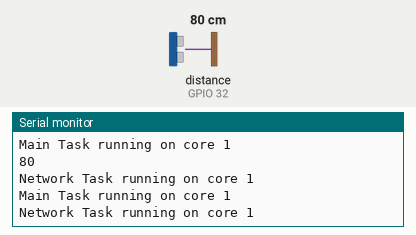
Simulated run of this sketch. Board: ESP32. Shown: the last lines printed to the serial monitor. Wiring (inferred from the names in the program): ultrasonic range finder: trigger GPIO 33; echo GPIO 32. The test bench sets the inputs (shaded band); at power-on: distance to the obstacle (sensor on GPIO 32) 80 cm. The echo pulse lasts 58.3 µs per cm; WiFi joins after 1.5 s; servers stay silent unless stated; no MQTT or app messages arrive unless stated.

Above: at 3.2 s.
3.3 s: distance to the obstacle (sensor on GPIO 32) set to 120 cm
At 3.78 s:
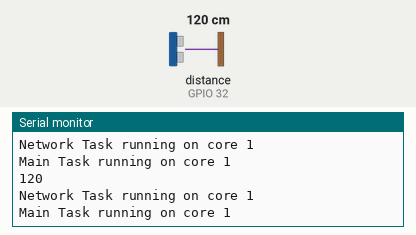
6.3 s: distance to the obstacle (sensor on GPIO 32) set to 2 cm
At 7.21 s:
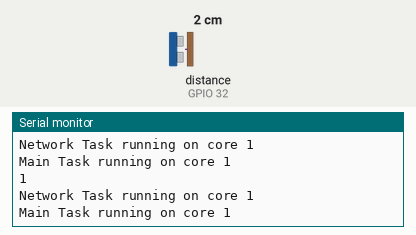
Timing chart, 0 to 9.3 s (numbered marks = the images above; inputs shaded):
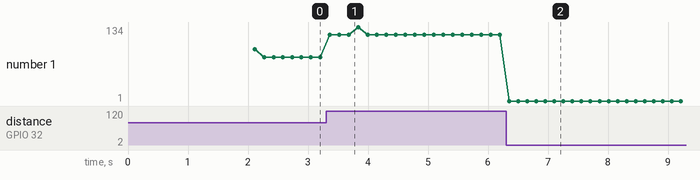

The sketch:

esp32_ultrasonic_mqtt.ino
```cpp
#include <WiFi.h>
#include <PubSubClient.h>

// WiFi Credential
const char *ssid = "idrussepti";
const char *password = "idrussepti";

// MQTT Credential
const char *mqtt_broker = "broker.hivemq.com";
const char *mqtt_username = "";
const char *mqtt_password = "";
const int mqtt_port = 1883;

#define trigPin 33
#define echoPin 32
long duration, distance;

// MQTT
WiFiClient espClient;
PubSubClient client(espClient);

// Task for GPS Dual Core
TaskHandle_t Task0;

void setup()
{
  Serial.begin(115200);
  wifiSetup();
  pinMode(trigPin, OUTPUT);
  pinMode(echoPin, INPUT);
  //create a task that will be executed in the Task1code() function, with priority 1 and executed on core 0
  xTaskCreatePinnedToCore(
    mqttTask,   /* Task function. */
    "Task0",     /* name of task. */
    10000,       /* Stack size of task */
    NULL,        /* parameter of the task */
    1,           /* priority of the task */
    &Task0,      /* Task handle to keep track of created task */
    1);          /* pin task to core 0 */
  delay(500);
}

// Network Task
void mqttTask( void * pvParameters ) {
  while (1) {
    Serial.print("Network Task running on core ");
    Serial.println(xPortGetCoreID());
    checkConnection();
    client.publish("esp32/distanceidrus24", (String(distance)+" CM").c_str());
    client.loop();
    delay(100);
  }
}

void loop() {
  Serial.print("Main Task running on core ");
  Serial.println(xPortGetCoreID());
  getDistance();
  delay(100);
}

void getDistance() {
  duration, distance;
  digitalWrite(trigPin, LOW);
  delayMicroseconds(2);
  digitalWrite(trigPin, HIGH);
  delayMicroseconds(10);
  digitalWrite(trigPin, LOW);
  duration = pulseIn(echoPin, HIGH);
  distance = (duration / 2) / 29.1;
  delay(50);
  Serial.println(distance);
}
```

network.ino
```cpp
void wifiSetup() {
  WiFi.begin(ssid, password);
  while (WiFi.status() != WL_CONNECTED) {
    delay(500);
    Serial.println("Connecting to WiFi..");
  }
  Serial.println("Connected to the Wi-Fi network");
  //   connecting to a mqtt broker
  client.setServer(mqtt_broker, mqtt_port);
  client.setCallback(callback);
  checkConnection();
  //  Publish and subscribe
  //  client.subscribe(sub_topic);

}

void checkConnection() {
  while (!client.connected()) {
    String client_id = "esp32-client-";
    client_id += String(WiFi.macAddress());
    Serial.printf("The client %s connects to the public MQTT broker\n", client_id.c_str());
    if (client.connect(client_id.c_str(), mqtt_username, mqtt_password)) {
      Serial.println("Broker connected");
    } else {
      Serial.print("failed with state ");
      Serial.print(client.state());
      delay(2000);
    }
    //    client.subscribe(sub_topic);
  }
}

void callback(char *topic, byte * payload, unsigned int length) {
  Serial.print("Message arrived in topic: ");
  Serial.println(topic);
  Serial.print("Message:");
  for (int i = 0; i < length; i++) {
    Serial.print((char) payload[i]);
  }
  Serial.println();
}
```

Measured:
- after the input at 3.3 s, the serial monitor: prints a new line after 0.06 s (image 1)
- after the input at 6.3 s, the serial monitor: prints a new line after 0.05 s (image 2)
- plotted number 1: 80 → 120 after the input at 3.3 s
